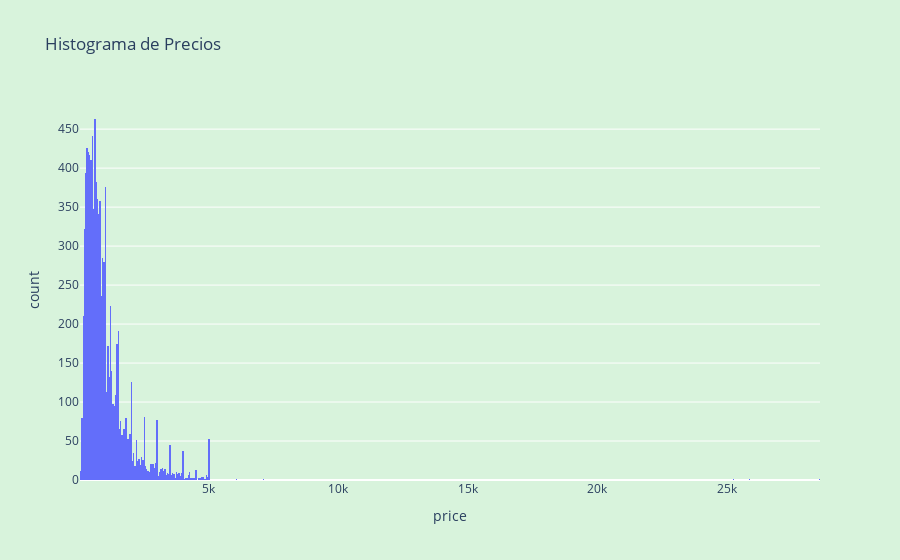
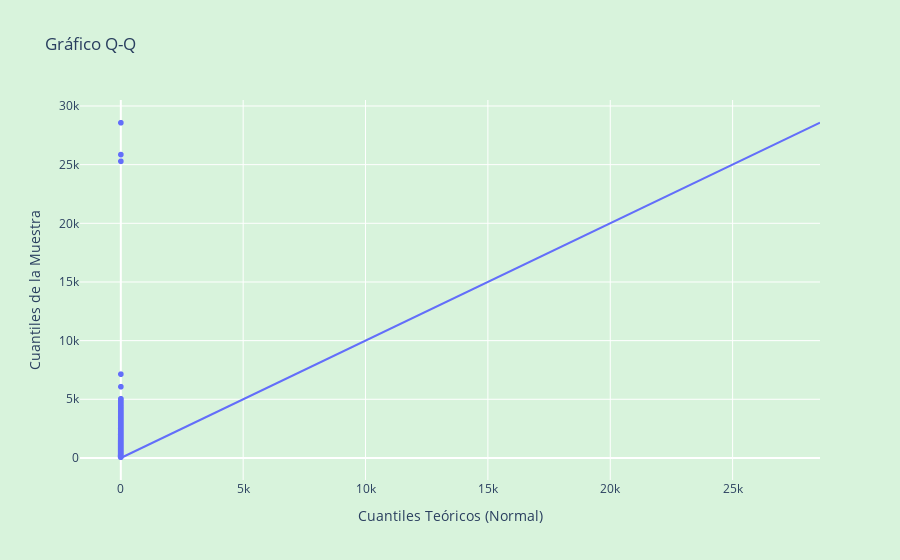

The notebook cell saved with these charts, in order:
### Code cell
import plotly.express as px
import numpy as np
import pandas as pd
from scipy import stats

# Asumiendo que 'df_tourist' es tu DataFrame y 'price' es la columna que quieres evaluar
data = df_tourist['price'].dropna()

# Histograma
fig_hist = px.histogram(df_tourist, x='price', title='Histograma de Precios')
fig_hist.update_layout(paper_bgcolor="#D8F3DC", plot_bgcolor="#D8F3DC")
fig_hist.show()

# Gráfico Q-Q
# Necesitamos calcular los cuantiles teóricos de una distribución normal
n = len(data)
theoretical_quantiles = stats.norm.ppf(np.linspace(0.01, 0.99, n))
sample_quantiles = sorted(data)

fig_qq = px.scatter(x=theoretical_quantiles, y=sample_quantiles,
                    labels={'x': 'Cuantiles Teóricos (Normal)', 'y': 'Cuantiles de la Muestra'},
                    title='Gráfico Q-Q')
# Añadimos una línea de referencia para ayudar a la comparación
max_val = max(max(theoretical_quantiles), max(sample_quantiles))
min_val = min(min(theoretical_quantiles), min(sample_quantiles))
fig_qq.add_trace(px.line(x=[min_val, max_val], y=[min_val, max_val]).data[0])
fig_qq.update_layout(paper_bgcolor="#D8F3DC", plot_bgcolor="#D8F3DC")
fig_qq.show()

### Figure 1 — Plotly figure (JSON) as saved in the notebook; plotly's stock layout.template omitted (floating-point values rounded to 4 significant figures; data arrays with more than 128 entries replaced by an {"elided": "..."} marker saying what was removed)
{"data": [{"bingroup": "x", "hovertemplate": "price=%{x}<br>count=%{y}<extra></extra>", "legendgroup": "", "marker": {"color": "#636efa", "pattern": {"shape": ""}}, "name": "", "orientation": "v", "showlegend": false, "type": "histogram", "x": {"elided": "9650 float values"}, "xaxis": "x", "yaxis": "y"}], "layout": {"barmode": "relative", "legend": {"tracegroupgap": 0}, "paper_bgcolor": "#D8F3DC", "plot_bgcolor": "#D8F3DC", "title": {"text": "Histograma de Precios"}, "xaxis": {"anchor": "y", "domain": [0, 1], "title": {"text": "price"}}, "yaxis": {"anchor": "x", "domain": [0, 1], "title": {"text": "count"}}}}

### Figure 2 — Plotly figure (JSON) as saved in the notebook; plotly's stock layout.template omitted (floating-point values rounded to 4 significant figures; data arrays with more than 128 entries replaced by an {"elided": "..."} marker saying what was removed)
{"data": [{"hovertemplate": "Cuantiles Teóricos (Normal)=%{x}<br>Cuantiles de la Muestra=%{y}<extra></extra>", "legendgroup": "", "marker": {"color": "#636efa", "symbol": "circle"}, "mode": "markers", "name": "", "showlegend": false, "type": "scattergl", "x": {"elided": "9650 float values"}, "xaxis": "x", "y": {"elided": "9650 float values"}, "yaxis": "y"}, {"hovertemplate": "x=%{x}<br>y=%{y}<extra></extra>", "legendgroup": "", "line": {"color": "#636efa", "dash": "solid"}, "marker": {"symbol": "circle"}, "mode": "lines", "name": "", "orientation": "v", "showlegend": false, "type": "scatter", "x": [-2.326, 28570.0], "xaxis": "x", "y": [-2.326, 28570.0], "yaxis": "y"}], "layout": {"legend": {"tracegroupgap": 0}, "paper_bgcolor": "#D8F3DC", "plot_bgcolor": "#D8F3DC", "title": {"text": "Gráfico Q-Q"}, "xaxis": {"anchor": "y", "domain": [0, 1], "title": {"text": "Cuantiles Teóricos (Normal)"}}, "yaxis": {"anchor": "x", "domain": [0, 1], "title": {"text": "Cuantiles de la Muestra"}}}}
